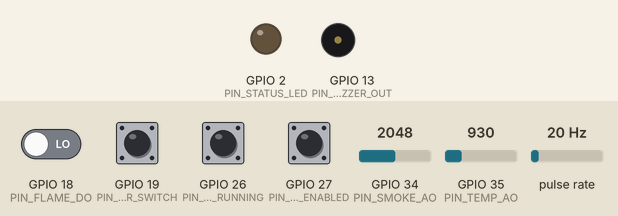
Recording of a sketch running on a simulated ESP32. On the bench: output pins drawn as LEDs (lit = HIGH), buzzer (waves = sounding, pin HIGH). Wiring (inferred from the names in the program): pulse sensor: data GPIO 23. Dashed ring = blinking. The test bench sets the inputs (shaded band); at power-on: GPIO 19 (PIN_DOOR_SWITCH), GPIO 26 (PIN_MACHINE_RUNNING), GPIO 27 (PIN_MACHINE_ENABLED) HIGH, GPIO 18 (PIN_FLAME_DO) LOW, GPIO 35 (PIN_TEMP_AO) = 930, GPIO 34 (PIN_SMOKE_AO) = 2048, pulse rate 20 Hz (analog values on the 0–4095 scale). WiFi joins after 1.5 s; servers stay silent unless stated; uploads are accepted with an empty reply; what the sketch prints to the serial monitor is not drawn.

Above: at 2.1 s.
At 2.6 s:
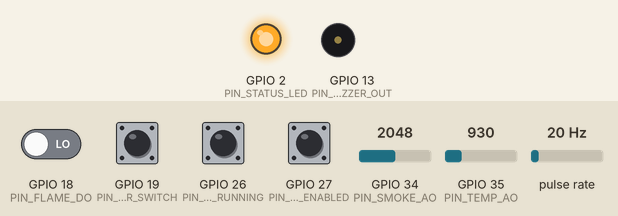
3.8 s: GPIO 35 (PIN_TEMP_AO) set to 792
At 4.63 s:
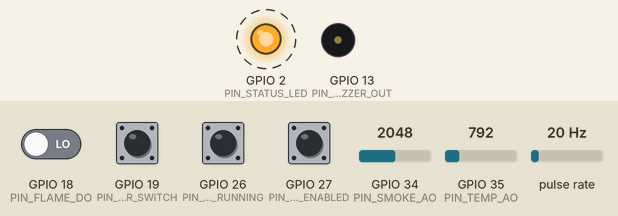
7.3 s: GPIO 35 (PIN_TEMP_AO) set to 707
11.0 s: GPIO 34 (PIN_SMOKE_AO) set to 442
14.5 s: GPIO 34 (PIN_SMOKE_AO) set to 383
Timing chart, 0 to 26.0 s (numbered marks = the images above; inputs shaded):
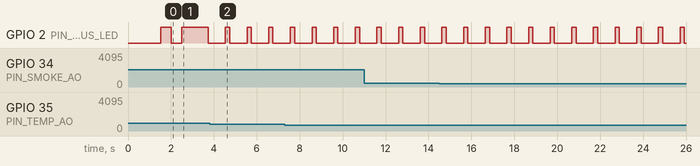

The sketch:

esp32_laserguard.ino
```cpp
/*
 * =====================================================================================
 * LaserGuard AI - ESP32 Hardware Telemetry & Sensor Firmware
 * =====================================================================================
 * Target Microcontroller: ESP32 Dev Module (WROOM-32 / NodeMCU-32S)
 * Framework: Arduino ESP32 Core
 *
 * Architectural Policy:
 * - Protocol: Direct HTTP POST to /ingest (MQTT is NOT used in LaserGuard AI).
 * - Canonical Machine ID: "laser-cutter-01".
 * - Telemetry Source: "HARDWARE".
 * - Advisory only: Software decision-support; does NOT replace physical hardware E-Stop.
 *
 * Hardware Wiring & Pinout Assumptions:
 * -------------------------------------------------------------------------------------
 * Sensor / Peripheral         | ESP32 Pin | Signal Type   | Electrical Description
 * ----------------------------|-----------|---------------|----------------------------
 * Enclosure Door Microswitch  | GPIO 19   | Digital Input | Normally-Closed to GND, INPUT_PULLUP.
 *                             |           |               | LOW = Door Closed / Secure
 *                             |           |               | HIGH = Door Open / Interlocked
 * ----------------------------|-----------|---------------|----------------------------
 * IR Flame Sensor (DO)        | GPIO 18   | Digital Input | Comparator output (LM393).
 *                             |           |               | Active LOW when fire detected.
 * ----------------------------|-----------|---------------|----------------------------
 * MQ-2 Smoke / Gas Sensor(AO) | GPIO 34   | Analog Input  | ADC1_CH6 (Input Only, 0-3.3V).
 *                             |           |               | Use voltage divider if powered by 5V.
 *                             |           |               | Raw 0-4095 mapped to 0.0-100.0 index.
 * ----------------------------|-----------|---------------|----------------------------
 * Temperature Sensor (NTC/DS) | GPIO 35   | Analog Input  | ADC1_CH7 (0-3.3V analog probe/thermistor)
 *                             |           |               | Scaled to -10.0°C to +150.0°C.
 *                             |           |               | (If using DS18B20 1-Wire, use GPIO 4).
 * ----------------------------|-----------|---------------|----------------------------
 * YF-S201 Water Flow Sensor   | GPIO 23   | Digital Pulse | Hall-effect turbine pulse output.
 *                             |           | (Interrupt)   | F = 7.5 * Q (L/min). 450 pulses/L.
 * ----------------------------|-----------|---------------|----------------------------
 * Laser Running Sense (Opto)  | GPIO 26   | Digital Input | Optocoupler from laser power supply.
 *                             |           |               | LOW = Laser Active / Cutting.
 * ----------------------------|-----------|---------------|----------------------------
 * Safety Enable Key / Arm     | GPIO 27   | Digital Input | Key switch with INPUT_PULLUP.
 *                             |           |               | LOW = Safety Armed / Enabled.
 * ----------------------------|-----------|---------------|----------------------------
 * Warning Buzzer Output       | GPIO 13   | Digital Out   | 2N2222 / MOSFET driver for 5V buzzer.
 * ----------------------------|-----------|---------------|----------------------------
 * Status LED (Onboard)        | GPIO 2    | Digital Out   | Blinks on Wi-Fi connect & TX.
 * -------------------------------------------------------------------------------------
 *
 * Disclaimer:
 * This firmware is prepared for software integration and has NOT yet been physically
 * flashed or bench-tested against physical laser cutting hardware.
 * =====================================================================================
 */

#include <WiFi.h>
#include <HTTPClient.h>

// =====================================================================================
// USER CONFIGURATION (Modify for your local network and host machine)
// =====================================================================================
const char* WIFI_SSID     = "LaserGuard_AP";         // Your Wi-Fi network SSID
const char* WIFI_PASSWORD = "laserguard2026";        // Your Wi-Fi network password

// Backend FastAPI ingestion endpoint (replace with your server IP address)
const char* BACKEND_INGEST_URL = "http://192.168.1.100:8000/ingest";

// Canonical identity (must match LaserGuard AI canonical machine ID)
const char* CANONICAL_DEVICE_ID = "laser-cutter-01";
const char* TELEMETRY_SOURCE    = "HARDWARE";

// Telemetry submission cadence in milliseconds (1 Hz nominal)
const unsigned long TELEMETRY_INTERVAL_MS = 1000;

// HTTP client timeout in milliseconds
const int HTTP_TIMEOUT_MS = 3000;

// =====================================================================================
// GPIO PIN ASSIGNMENTS
// =====================================================================================
const int PIN_DOOR_SWITCH     = 19;  // Enclosure door switch (INPUT_PULLUP)
const int PIN_FLAME_DO        = 18;  // Optical flame sensor digital out
const int PIN_SMOKE_AO        = 34;  // MQ-2 gas/smoke analog input (ADC1)
const int PIN_TEMP_AO         = 35;  // Temperature analog probe (ADC1)
const int PIN_FLOW_PULSE      = 23;  // YF-S201 flow sensor pulse input (Interrupt)
const int PIN_MACHINE_RUNNING = 26;  // Laser firing optocoupler sense
const int PIN_MACHINE_ENABLED = 27;  // Safety enable / arm key switch
const int PIN_BUZZER_OUT      = 13;  // Active alarm buzzer output
const int PIN_STATUS_LED      = 2;   // Onboard status LED

// Sensor logic inversion flags (calibrate according to physical sensor modules)
const bool FLAME_ACTIVE_LOW    = true;  // LM393 flame comparator outputs LOW on fire
const bool DOOR_OPEN_ACTIVE_HIGH = true; // Switch opens circuit when door opens -> HIGH pullup
const bool RUNNING_ACTIVE_LOW  = true;  // Optocoupler pulls down when laser fires
const bool ENABLED_ACTIVE_LOW  = true;  // Key switch shorts to GND when armed

// =====================================================================================
// GLOBAL STATE & FLOW INTERRUPT COUNTER
// =====================================================================================
volatile unsigned long flowPulseCount = 0;
unsigned long lastTelemetryTime = 0;
unsigned long lastFlowCalcTime = 0;

// Interrupt Service Routine for flow sensor pulse counting
void IRAM_ATTR onFlowSensorPulse() {
    flowPulseCount++;
}

// =====================================================================================
// SENSOR READING HELPERS
// =====================================================================================

// Read enclosure safety door
bool readDoorOpen() {
    int val = digitalRead(PIN_DOOR_SWITCH);
    return DOOR_OPEN_ACTIVE_HIGH ? (val == HIGH) : (val == LOW);
}

// Read optical flame sensor
bool readFlameDetected() {
    int val = digitalRead(PIN_FLAME_DO);
    return FLAME_ACTIVE_LOW ? (val == LOW) : (val == HIGH);
}

// Read MQ-2 smoke/gas concentration index (normalized 0.0 - 100.0)
float readSmokeLevel() {
    int raw = analogRead(PIN_SMOKE_AO); // 12-bit ADC: 0 - 4095
    // Linear approximation: 0 to 100 obscuration index
    float normalized = (float)raw * (100.0f / 4095.0f);
    if (normalized < 0.0f) normalized = 0.0f;
    return normalized;
}

// Read ambient/lens temperature in degrees Celsius (°C)
float readTemperatureC() {
    int raw = analogRead(PIN_TEMP_AO); // 12-bit ADC: 0 - 4095
    // Calibration for 10k NTC voltage divider or 10mV/°C linear analog sensor (e.g., TMP36/LM35)
    // Formula for 3.3V ADC: Vout = raw * (3.3V / 4095)
    float voltage = ((float)raw / 4095.0f) * 3.3f;
    // Example TMP36: 10 mV/°C with 500 mV offset -> T = (V - 0.5) * 100
    float tempC = (voltage - 0.5f) * 100.0f;
    // Bound to realistic laser cutting environment [-10.0°C, 150.0°C]
    if (tempC < -10.0f) tempC = -10.0f;
    if (tempC > 150.0f) tempC = 150.0f;
    return tempC;
}

// Calculate water flow rate in Liters per minute (L/min)
float calculateWaterFlowLpm(unsigned long elapsedMs) {
    if (elapsedMs == 0) return 0.0f;
    // Detach interrupt briefly to read and reset pulse counter safely
    noInterrupts();
    unsigned long pulses = flowPulseCount;
    flowPulseCount = 0;
    interrupts();

    // Calibration: YF-S201 produces ~450 pulses per Liter.
    // Q (L/min) = (pulses / (450 * (elapsedMs / 1000.0))) * 60.0
    // Simplified: Q = (pulses * 1000.0f) / (7.5f * 60.0f * elapsedMs)
    float flowLpm = (float)pulses / (7.5f * (elapsedMs / 1000.0f));
    if (flowLpm < 0.0f) flowLpm = 0.0f;
    return flowLpm;
}

// Read machine running status
bool readMachineRunning() {
    int val = digitalRead(PIN_MACHINE_RUNNING);
    return RUNNING_ACTIVE_LOW ? (val == LOW) : (val == HIGH);
}

// Read safety enable authorization
bool readMachineEnabled() {
    int val = digitalRead(PIN_MACHINE_ENABLED);
    return ENABLED_ACTIVE_LOW ? (val == LOW) : (val == HIGH);
}

// =====================================================================================
// TELEMETRY TRANSMISSION (HTTP POST /ingest)
// =====================================================================================
void sendTelemetryFrame() {
    if (WiFi.status() != WL_CONNECTED) {
        Serial.println("[LaserGuard] Wi-Fi disconnected. Skipping telemetry frame.");
        digitalWrite(PIN_STATUS_LED, LOW);
        return;
    }

    // 1. Calculate time delta for flow sensor
    unsigned long now = millis();
    unsigned long flowElapsedMs = now - lastFlowCalcTime;
    lastFlowCalcTime = now;

    // 2. Sample all physical sensors
    bool doorOpen = readDoorOpen();
    bool flameDetected = readFlameDetected();
    float smokeLevel = readSmokeLevel();
    float tempC = readTemperatureC();
    float flowLpm = calculateWaterFlowLpm(flowElapsedMs);
    bool machineRunning = readMachineRunning();
    bool machineEnabled = readMachineEnabled();

    // 3. Format JSON payload strictly adhering to Pydantic TelemetryPayload schema
    // Contract: source, device_id, readings (door_open, flame_detected, smoke_level, temperature_c, machine_enabled, machine_running, water_flow_lpm)
    char jsonPayload[512];
    snprintf(
        jsonPayload,
        sizeof(jsonPayload),
        "{\"source\":\"%s\","
        "\"device_id\":\"%s\","
        "\"readings\":{"
        "\"door_open\":%s,"
        "\"flame_detected\":%s,"
        "\"smoke_level\":%.1f,"
        "\"temperature_c\":%.1f,"
        "\"machine_enabled\":%s,"
        "\"machine_running\":%s,"
        "\"water_flow_lpm\":%.2f"
        "}}",
        TELEMETRY_SOURCE,
        CANONICAL_DEVICE_ID,
        doorOpen ? "true" : "false",
        flameDetected ? "true" : "false",
        smokeLevel,
        tempC,
        machineEnabled ? "true" : "false",
        machineRunning ? "true" : "false",
        flowLpm
    );

    // 4. Send HTTP POST to FastAPI backend
    HTTPClient http;
    http.begin(BACKEND_INGEST_URL);
    http.addHeader("Content-Type", "application/json");
    http.setTimeout(HTTP_TIMEOUT_MS);

    // Blink status LED during transmit
    digitalWrite(PIN_STATUS_LED, HIGH);
    int httpResponseCode = http.POST((uint8_t*)jsonPayload, strlen(jsonPayload));
    digitalWrite(PIN_STATUS_LED, LOW);

    if (httpResponseCode == 200) {
        String responseBody = http.getString();
        Serial.printf("[LaserGuard] Telemetry OK (HTTP 200): %s\n", jsonPayload);

        // Inspect response body for buzzer/safety alerts if present
        if (responseBody.indexOf("\"buzzer_recommended\":true") != -1 ||
            responseBody.indexOf("\"STOP_RECOMMENDED\"") != -1) {
            // Sound warning buzzer on severe safety hazard
            digitalWrite(PIN_BUZZER_OUT, HIGH);
        } else {
            digitalWrite(PIN_BUZZER_OUT, LOW);
        }
    } else if (httpResponseCode == 409) {
        Serial.println("[LaserGuard] Ingestion conflict (HTTP 409): Simulator lock active on backend.");
    } else {
        Serial.printf("[LaserGuard] Ingestion failed (HTTP %d). Error: %s\n",
                      httpResponseCode, http.errorToString(httpResponseCode).c_str());
    }

    http.end();
}

// =====================================================================================
// ARDUINO SETUP
// =====================================================================================
void setup() {
    Serial.begin(115200);
    delay(1000);
    Serial.println("\n========================================================");
    Serial.println("LaserGuard AI - ESP32 Hardware Telemetry Initializing...");
    Serial.println("========================================================");

    // 1. Configure GPIO pin modes
    pinMode(PIN_DOOR_SWITCH, INPUT_PULLUP);
    pinMode(PIN_FLAME_DO, INPUT);
    pinMode(PIN_FLOW_PULSE, INPUT_PULLUP);
    pinMode(PIN_MACHINE_RUNNING, INPUT_PULLUP);
    pinMode(PIN_MACHINE_ENABLED, INPUT_PULLUP);

    // Analog input pins on ESP32 ADC1
    analogReadResolution(12); // 0 - 4095

    // Output indicators
    pinMode(PIN_BUZZER_OUT, OUTPUT);
    digitalWrite(PIN_BUZZER_OUT, LOW);
    pinMode(PIN_STATUS_LED, OUTPUT);
    digitalWrite(PIN_STATUS_LED, LOW);

    // 2. Attach flow sensor interrupt
    attachInterrupt(digitalPinToInterrupt(PIN_FLOW_PULSE), onFlowSensorPulse, FALLING);

    // 3. Connect to Wi-Fi network
    Serial.printf("[LaserGuard] Connecting to Wi-Fi: %s\n", WIFI_SSID);
    WiFi.mode(WIFI_STA);
    WiFi.begin(WIFI_SSID, WIFI_PASSWORD);

    int attempts = 0;
    while (WiFi.status() != WL_CONNECTED && attempts < 20) {
        delay(500);
        Serial.print(".");
        digitalWrite(PIN_STATUS_LED, !digitalRead(PIN_STATUS_LED));
        attempts++;
    }

    if (WiFi.status() == WL_CONNECTED) {
        digitalWrite(PIN_STATUS_LED, HIGH);
        Serial.println("\n[LaserGuard] Wi-Fi Connected!");
        Serial.printf("[LaserGuard] IP Address: %s\n", WiFi.localIP().toString().c_str());
        Serial.printf("[LaserGuard] Target Backend: %s\n", BACKEND_INGEST_URL);
    } else {
        digitalWrite(PIN_STATUS_LED, LOW);
        Serial.println("\n[LaserGuard] Wi-Fi Connection Failed. Will retry in main loop.");
    }

    lastTelemetryTime = millis();
    lastFlowCalcTime = millis();
}

// =====================================================================================
// ARDUINO MAIN LOOP
// =====================================================================================
void loop() {
    unsigned long currentMillis = millis();

    // 1. Reconnect Wi-Fi if connection was lost
    if (WiFi.status() != WL_CONNECTED) {
        static unsigned long lastWifiRetry = 0;
        if (currentMillis - lastWifiRetry > 10000) {
            lastWifiRetry = currentMillis;
            Serial.println("[LaserGuard] Attempting Wi-Fi reconnection...");
            WiFi.reconnect();
        }
    }

    // 2. Submit telemetry at regular interval (1 Hz)
    if (currentMillis - lastTelemetryTime >= TELEMETRY_INTERVAL_MS) {
        lastTelemetryTime = currentMillis;
        sendTelemetryFrame();
    }

    // Short yield to allow ESP32 background Wi-Fi/TCP stack processing
    delay(10);
}
```

Measured:
- by itself, GPIO 2 (PIN_STATUS_LED): alternates HIGH for 0.20 s and LOW for 0.81 s
